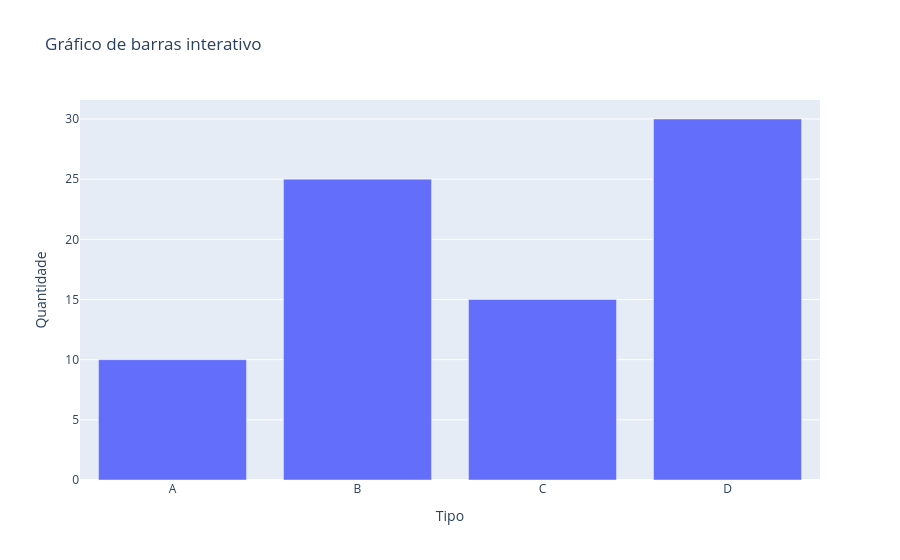

The notebook cell saved with this chart:
### Markdown cell above
#### Plotly (interativo)

### Code cell
import plotly.express as px

dados = {
    "Categoria": ["A", "B", "C", "D"],
    "Valor": [10, 25, 15, 30]
}

fig = px.bar(
    dados,
    x="Categoria",
    y="Valor",
    title="Gráfico de barras interativo",
    labels={"Valor": "Quantidade", "Categoria": "Tipo"}
)

fig.show()

### Figure 1 — Plotly figure (JSON) as saved in the notebook; plotly's stock layout.template omitted (floating-point values rounded to 4 significant figures)
{"data": [{"hovertemplate": "Tipo=%{x}<br>Quantidade=%{y}<extra></extra>", "legendgroup": "", "marker": {"color": "#636efa", "pattern": {"shape": ""}}, "name": "", "orientation": "v", "showlegend": false, "textposition": "auto", "type": "bar", "x": ["A", "B", "C", "D"], "xaxis": "x", "y": [10, 25, 15, 30], "yaxis": "y"}], "layout": {"barmode": "relative", "legend": {"tracegroupgap": 0}, "title": {"text": "Gráfico de barras interativo"}, "xaxis": {"anchor": "y", "domain": [0, 1], "title": {"text": "Tipo"}}, "yaxis": {"anchor": "x", "domain": [0, 1], "title": {"text": "Quantidade"}}}}
